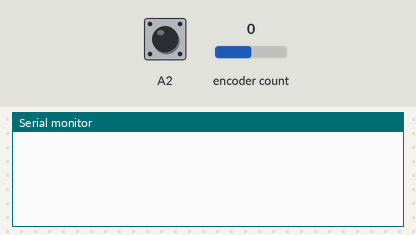
Simulated run of this sketch. Board: Arduino Leonardo, built with avr-gcc and run on an emulated ATmega32U4. Parts: the last lines printed to the serial monitor. The inputs (shaded band) are chosen by the test bench; at power-on: A2 HIGH, encoder count 0. USB keyboard and mouse output is not drawn.

Above: at 1.2 s.
1.3 s: A2 pulled LOW for 0.15 s
At 3.2 s:
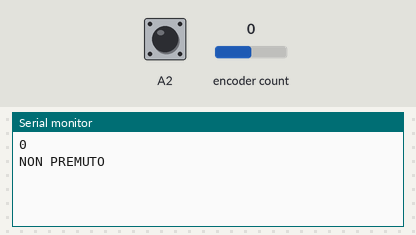
3.5 s: A2 pulled LOW for 1 s
At 5.5 s:
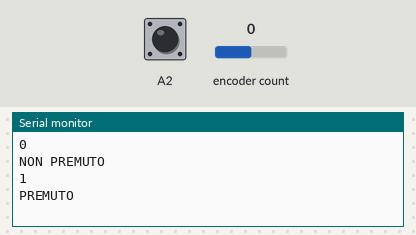

The sketch:

rosa_knob.ino
```cpp
// Read the full tutorial at prusaprinters.org

#include <ClickEncoder.h>
#include <TimerOne.h>
#include <HID-Project.h>

#define ENCODER_CLK A0 // Change A0 to, for example, A5 if you want to use analog pin 5 instead
#define ENCODER_DT A1
#define ENCODER_SW A2

ClickEncoder *encoder; // variable representing the rotary encoder
int16_t last, value; // variables for current and last rotation value

void timerIsr() {
  encoder->service();
}

bool singlePremuto = false; // utilizzato per fare funzionalità di TOGGLE quando si fa click una volta

void setup() {
  Serial.begin(9600); // Opens the serial connection used for communication with the PC.
  Consumer.begin(); // Initializes the media keyboard
  encoder = new ClickEncoder(ENCODER_DT, ENCODER_CLK, ENCODER_SW); // Initializes the rotary encoder with the mentioned pins

  Timer1.initialize(1000); // Initializes the timer, which the rotary encoder uses to detect rotation
  Timer1.attachInterrupt(timerIsr);
  last = -1;
}

void loop() {
  value += encoder->getValue();

  // This part of the code is responsible for the actions when you rotate the encoder
  if (value != last) { // New value is different than the last one, that means to encoder was rotated
    if(last<value) // Detecting the direction of rotation
      Keyboard.write(KEY_RIGHT_ARROW); // Replace this line to have a different function when rotating counter-clockwise
      else
      Keyboard.write(KEY_LEFT_ARROW); // Replace this line to have a different function when rotating clockwise
    last = value; // Refreshing the "last" varible for the next loop with the current value
  }

  // This next part handles the rotary encoder BUTTON
  ClickEncoder::Button b = encoder->getButton(); // Asking the button for its current state
  if (b != ClickEncoder::Open) { // If the button is unpressed, we'll skip to the end of this if block
    //Serial.print("Button: ");
    //#define VERBOSECASE(label) case label: Serial.println(#label); break;
    switch (b) {

      case ClickEncoder::Clicked: // Button was clicked once
        Serial.println(singlePremuto);
        if (!singlePremuto){
          Serial.println("NON PREMUTO");
          Keyboard.press(KEY_LEFT_SHIFT); // Replace this line to have a different function when clicking button once
          singlePremuto = true;
        }
        else {
           Serial.println("PREMUTO");
           Keyboard.releaseAll();
           singlePremuto = false;
        }
      break;

      case ClickEncoder::DoubleClicked:{ // Button was double clicked
         Keyboard.press(KEY_ESC); // Replace this line to have a different function when double-clicking
         Keyboard.releaseAll();
         singlePremuto = false;
      }
      break;
    }
  }

  delay(10); // Wait 10 milliseconds, we definitely don't need to detect the rotary encoder any faster than that
  // The end of the loop() function, it will start again from the beggining (the begginging of the loop function, not the whole document)
}


/*
    This is just a long comment
    Here are some fun functions you can use to replace the default behaviour
    Consumer.write(CONSUMER_BRIGHTNESS_UP);
    Consumer.write(CONSUMER_BRIGHTNESS_DOWN);
    Consumer.write(CONSUMER_BROWSER_HOME);
    Consumer.write(CONSUMER_SCREENSAVER);
    Consumer.write(HID_CONSUMER_AL_CALCULATOR); //launch calculator :)
    Consumer.write(HID_CONSUMER_AC_ZOOM_IN);
    Consumer.write(HID_CONSUMER_AC_SCROLL_UP);
    CONSUMER_SLEEP = 0x32,

    FULL LIST CAN BE FOUND HERE:
    https://github.com/NicoHood/HID/blob/master/src/HID-APIs/ConsumerAPI.h
*/
```

Measured:
- after the input at 1.3 s, the serial monitor: prints a new line after 0.75 s (image 1)
- after the input at 3.5 s, the serial monitor: prints a new line after 1.6 s (image 2)
